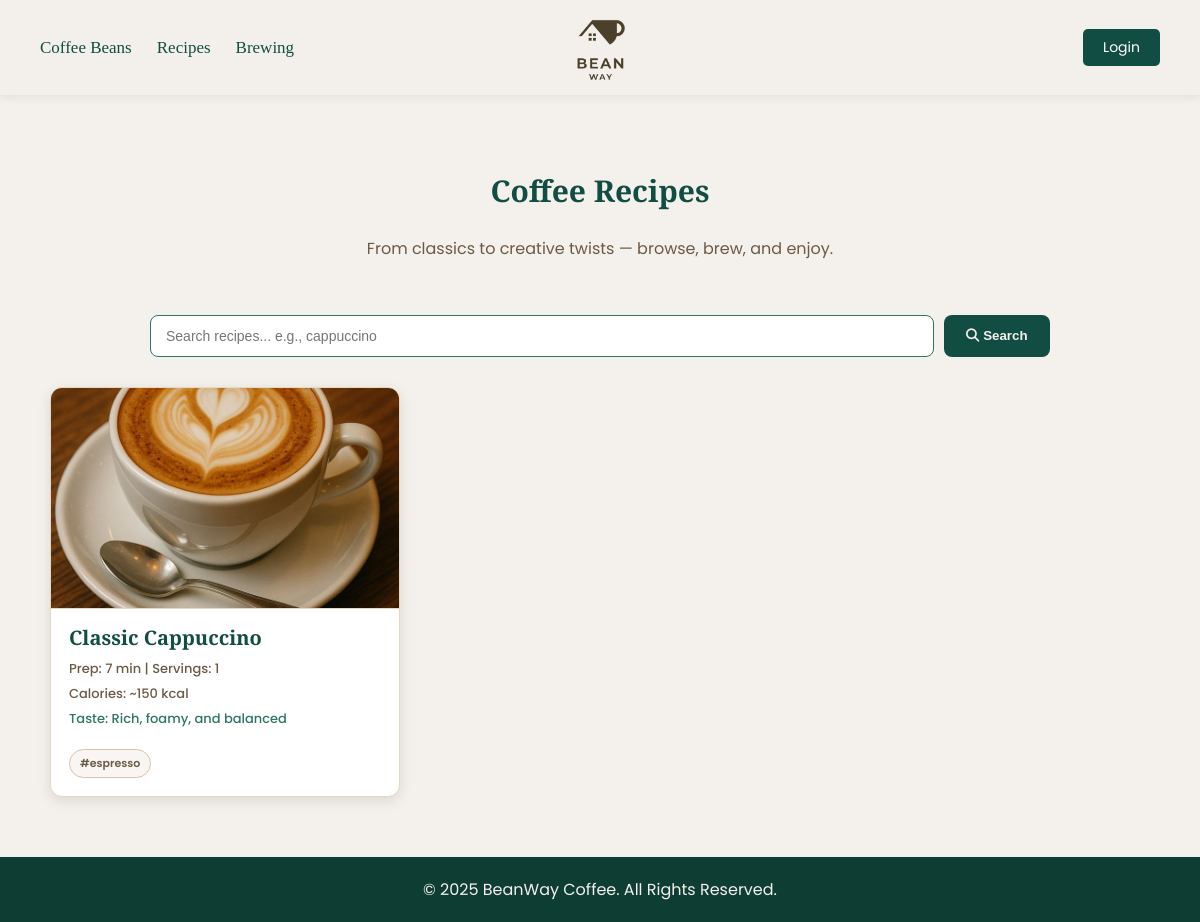
The page /phase4_php/recipes.php on the database its author committed.
### tables this page shows
CREATE TABLE `recipe` (
  `RecipeID` int(11) NOT NULL,
  `Title` varchar(100) NOT NULL,
  `Time` int(11) NOT NULL,
  `Servings` int(11) NOT NULL,
  `Calories` int(11) NOT NULL,
  `Taste` varchar(100) NOT NULL,
  `Ingredients` text NOT NULL,
  `Steps` text NOT NULL,
  `Tip` varchar(255) DEFAULT NULL,
  `Image` varchar(255) NOT NULL,
  `Status` enum('pending','approved','rejected') NOT NULL DEFAULT 'pending',
  `UserID` int(11) NOT NULL
);

CREATE TABLE `tag` (
  `TagID` int(11) NOT NULL,
  `Name` varchar(30) NOT NULL
);

### phase4_php/recipes.php (the view, shortened to what this page needs)
<?php
require 'db_connect.php';
include 'header.php';
$search = "";
$sql = "SELECT * FROM recipe WHERE Status = 'approved'";
$sql .= " ORDER BY RecipeID DESC";
$result = $conn->query($sql);
?>
  <section class="hero">
    <h2>Coffee Recipes</h2>
    <p>From classics to creative twists — browse, brew, and enjoy.</p>
  </section>
  <form class="search" method="GET" action="">
    <input type="text" name="search" placeholder="Search recipes... e.g., cappuccino" value="<?php echo htmlspecialchars($search); ?>">
    <button type="submit" class="btn-search"><i class="fa-solid fa-magnifying-glass"></i> Search</button>
  </form>
  <main>
    <div class="grid">
      <?php
      if ($result && $result->num_rows > 0) {
          while($row = $result->fetch_assoc()) {
              $recipe_id = $row['RecipeID'];
              $link = "view-recipe.php?id=" . $recipe_id;
              echo '<article class="card" onclick="location.href=\'' . $link . '\'">';
              echo '<img class="thumb" src="' . htmlspecialchars($row['Image']) . '" alt="' . htmlspecialchars($row['Title']) . '">';
              echo '<div class="content">';
              echo '<div class="title">' . htmlspecialchars($row['Title']) . '</div>';
              echo '<div class="info-line">Prep: ' . $row['Time'] . ' min | Servings: ' . $row['Servings'] . '</div>';
              echo '<div class="info-line">Calories: ~' . $row['Calories'] . ' kcal</div>';
              echo '<div class="info-line" style="color:#2F7566;">Taste: ' . htmlspecialchars($row['Taste']) . '</div>';
              echo '<div class="actions">';
              $tags_sql = "SELECT t.Name FROM tag t
                           JOIN category c ON t.TagID = c.TagID
                           WHERE c.RecipeID = $recipe_id";
              $tags_result = $conn->query($tags_sql);
              if($tags_result->num_rows > 0){
                  while($tag_row = $tags_result->fetch_assoc()){
                      echo '<span class="tag">#' . htmlspecialchars($tag_row['Name']) . '</span>';
                  }
              } else {
                  echo '<span class="tag">#beanway</span>';
              }
              echo '</div>';
              echo '</div>';
              echo '</article>';
          }
      } else {
          echo '<p style="grid-column: 1/-1; text-align:center; font-size:18px;">No approved recipes found yet. Be the first to add one!</p>';
      }
      ?>
    </div>
  </main>
<?php include 'footer.php'; ?>

### phase4_php/header.php (style rules this page uses)
body { font-family: "Poppins", sans-serif; margin: 0; padding: 0; background-color: #F4F1EC; color: #124D43; }

### phase4_php/recipes.php (style rules this page uses)
.hero { text-align: center; padding: 50px 20px 20px; }
.hero h2 { font-family: "Playfair Display", serif; font-size: 30px; color: #124D43; }
.hero p { color: #6b5a46; }
.search { max-width: 900px; margin: 18px auto 30px; padding: 0 20px; display: flex; gap: 10px; justify-content: center; flex-wrap: wrap; }
.search input { flex: 1 1 320px; padding: 12px 15px; border: 1px solid #2F7566; border-radius: 8px; background: #fff; font-size: 14px; }
.btn-search { background-color: #124D43; color: #F4F1EC; padding: 0.8rem 1.4rem; border: 0; border-radius: 8px; font-weight: 600; cursor: pointer; transition: 0.3s; }
main { max-width: 1100px; margin: 20px auto 60px; padding: 0 20px; }
.grid { display: grid; grid-template-columns: repeat(3, 1fr); gap: 25px; }
.card { background: #FFFFFF; border: 1px solid #E6D7C3; border-radius: 12px; box-shadow: 0 4px 14px rgba(0,0,0,0.1); overflow: hidden; transition: transform .25s ease, box-shadow .25s ease; cursor: pointer; display: flex; flex-direction: column; }
.thumb { width: 100%; height: 220px; display: block; object-fit: cover; background: #f1e6d6; border-bottom: 1px solid #E6D7C3; }
.content { padding: 15px 18px 18px; flex-grow: 1; display: flex; flex-direction: column; }
.title { font-family: "Playfair Display", serif; font-size: 20px; color: #124D43; margin-bottom: 8px; font-weight: bold; }
.info-line { font-size: 13px; color: #6b5a46; font-weight: 500; margin-bottom: 5px; }
.actions { margin-top: auto; padding-top: 15px; display: flex; gap: 8px; flex-wrap: wrap; }
.tag { font-size: 11px; padding: 5px 10px; border-radius: 20px; background: #f8f5f2; border: 1px solid #D8C3A6; color: #6b5a46; font-weight: 600; }

### rows shown on the page
recipe: Image (picture), Title "Classic Cappuccino", Time "7", Servings "1", Calories "150", Taste "Rich, foamy, and balanced"
tag: Name "espresso"
